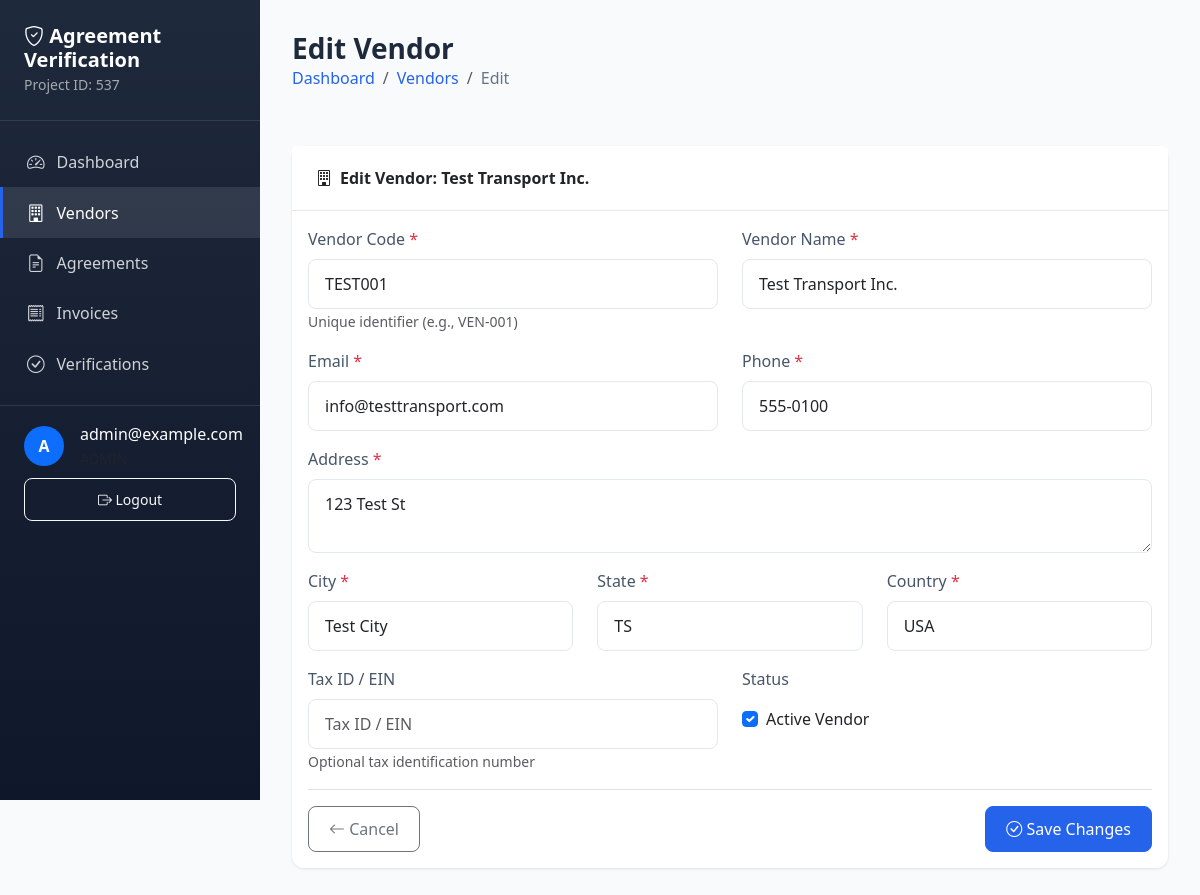
The app's page /app/vendors/1/edit/ (signed in) with its own data.
### apps/users/models/user.py (models this page shows, shortened)
class User(AbstractBaseUser, PermissionsMixin):
    email = models.EmailField(unique=True)
    first_name = models.CharField(max_length=150, blank=True)
    last_name = models.CharField(max_length=150, blank=True)
    role = models.CharField(max_length=20, choices=ROLE_CHOICES, default='VIEWER')
    is_staff = models.BooleanField(default=False)
    is_active = models.BooleanField(default=True)
    date_joined = models.DateTimeField(auto_now_add=True)
    phone_number = models.CharField(max_length=15, blank=True, null=True, verbose_name='Mobile Number')
    gst_number = models.CharField(max_length=15, blank=True, null=True, verbose_name='GST Number')
    pan_number = models.CharField(max_length=10, blank=True, null=True, verbose_name='PAN Number')
    objects = UserManager()
    USERNAME_FIELD = 'email'
    REQUIRED_FIELDS = ['first_name', 'last_name']
    class Meta:
        verbose_name = 'user'
        verbose_name_plural = 'users'

### apps/agreements/models/vendor.py (models this page shows, shortened)
class Vendor(models.Model):
    vendor_code = models.CharField(max_length=50, unique=True)
    name = models.CharField(max_length=255)
    email = models.EmailField()
    phone = models.CharField(max_length=20)
    address = models.TextField()
    city = models.CharField(max_length=100)
    state = models.CharField(max_length=100)
    country = models.CharField(max_length=100, default='USA')
    tax_id = models.CharField(max_length=50, blank=True)
    is_active = models.BooleanField(default=True)
    created_at = models.DateTimeField(auto_now_add=True)
    updated_at = models.DateTimeField(auto_now=True)
    class Meta:
        db_table = 'vendors'
        ordering = ['name']

### apps/agreements/views_crud.py (the view)
# urls.py: path('vendors/<int:pk>/edit/', login_required(views_crud.vendor_update), name='vendor_update'),
@login_required
def vendor_update(request, pk):
    vendor = get_object_or_404(Vendor, pk=pk)
    if request.method == 'POST':
        form = VendorForm(request.POST, instance=vendor)
        if form.is_valid():
            form.save()
            messages.success(request, f'Vendor "{vendor.name}" updated successfully.')
            return redirect('agreements:vendor_detail', pk=vendor.pk)
    else:
        form = VendorForm(instance=vendor)
    context = {
        'page_title': f'Edit Vendor - {vendor.name}',
        'form': form,
        'vendor': vendor,
    }
    return render(request, 'agreements/vendor_form.html', context)

### templates/agreements/vendor_form.html (shortened to what this page needs)
{% extends 'base.html' %}
{% block content %}
<div class="page-header">
    <div>
        <h1>{% if vendor %}Edit Vendor{% else %}Create Vendor{% endif %}</h1>
        <nav aria-label="breadcrumb">
            <ol class="breadcrumb">
                <li class="breadcrumb-item"><a href="{% url 'agreements:dashboard' %}">Dashboard</a></li>
                <li class="breadcrumb-item"><a href="{% url 'agreements:vendor_list' %}">Vendors</a></li>
                <li class="breadcrumb-item active">{% if vendor %}Edit{% else %}Create{% endif %}</li>
            </ol>
        </nav>
    </div>
</div>
<div class="card">
    <div class="card-header">
        <i class="bi bi-building me-2"></i>{% if vendor %}Edit Vendor: {{ vendor.name }}{% else %}New Vendor Information{% endif %}
    </div>
    <div class="card-body">
        <form method="post" enctype="multipart/form-data" novalidate>
            <div class="row">
                <div class="col-md-6">
                    <div class="mb-3">
                        <label class="form-label">Vendor Code <span class="text-danger">*</span></label>
                        {{ form.vendor_code }}
                        <small class="text-muted">Unique identifier (e.g., VEN-001)</small>
                    </div>
                </div>
                <div class="col-md-6">
                    <div class="mb-3">
                        <label class="form-label">Vendor Name <span class="text-danger">*</span></label>
                        {{ form.name }}
                    </div>
                </div>
            </div>
            <div class="row">
                <div class="col-md-6">
                    <div class="mb-3">
                        <label class="form-label">Email <span class="text-danger">*</span></label>
                        {{ form.email }}
                    </div>
                </div>
                <div class="col-md-6">
                    <div class="mb-3">
                        <label class="form-label">Phone <span class="text-danger">*</span></label>
                        {{ form.phone }}
                    </div>
                </div>
            </div>
            <div class="mb-3">
                <label class="form-label">Address <span class="text-danger">*</span></label>
                {{ form.address }}
            </div>
            <div class="row">
                <div class="col-md-4">
                    <div class="mb-3">
                        <label class="form-label">City <span class="text-danger">*</span></label>
                        {{ form.city }}
                    </div>
                </div>
                <div class="col-md-4">
                    <div class="mb-3">
                        <label class="form-label">State <span class="text-danger">*</span></label>
                        {{ form.state }}
                    </div>
                </div>
                <div class="col-md-4">
                    <div class="mb-3">
                        <label class="form-label">Country <span class="text-danger">*</span></label>
                        {{ form.country }}
                    </div>
                </div>
            </div>
            <div class="row">
                <div class="col-md-6">
                    <div class="mb-3">
                        <label class="form-label">Tax ID / EIN</label>
                        {{ form.tax_id }}
                        <small class="text-muted">Optional tax identification number</small>
                    </div>
                </div>
                <div class="col-md-6">
                    <div class="mb-3">
                        <label class="form-label">Status</label>
                        <div class="form-check mt-2">
                            {{ form.is_active }}
                            <label class="form-check-label" for="{{ form.is_active.id_for_label }}">
                                Active Vendor
                            </label>
                        </div>
                    </div>
                </div>
            </div>
            <div class="d-flex justify-content-between align-items-center pt-3 border-top">
                <a href="{% if vendor %}{% url 'agreements:vendor_detail' vendor.pk %}{% else %}{% url 'agreements:vendor_list' %}{% endif %}"
                   class="btn btn-outline-secondary">
                    <i class="bi bi-arrow-left"></i> Cancel
                </a>
                <button type="submit" class="btn btn-primary">
                    <i class="bi bi-check-circle"></i> {% if vendor %}Save Changes{% else %}Create Vendor{% endif %}
                </button>
            </div>
        </form>
    </div>
</div>
{% endblock %}

### templates/base.html (shortened to what this page needs)
<!DOCTYPE html>
<html lang="en">
<head>
    <link href="https://cdn.jsdelivr.net/npm/bootstrap@5.3.2/dist/css/bootstrap.min.css" rel="stylesheet">
    <link href="https://cdn.jsdelivr.net/npm/bootstrap-icons@1.11.1/font/bootstrap-icons.css" rel="stylesheet">
</head>
<body>
    <nav class="sidebar" id="sidebar">
        <div class="sidebar-brand">
            <h5><i class="bi bi-shield-check"></i> Agreement Verification</h5>
            <small>Project ID: 537</small>
        </div>
        <ul class="nav flex-column sidebar-nav">
            <li class="nav-item">
                <a class="nav-link {% if request.resolver_match.url_name == 'dashboard' %}active{% endif %}"
                   href="{% url 'agreements:dashboard' %}">
                    <i class="bi bi-speedometer2"></i> Dashboard
                </a>
            </li>
            <li class="nav-item">
                <a class="nav-link {% if 'vendor' in request.resolver_match.url_name %}active{% endif %}"
                   href="{% url 'agreements:vendor_list' %}">
                    <i class="bi bi-building"></i> Vendors
                </a>
            </li>
            <li class="nav-item">
                <a class="nav-link {% if 'agreement' in request.resolver_match.url_name and 'rate' not in request.resolver_match.url_name %}active{% endif %}"
                   href="{% url 'agreements:agreement_list' %}">
                    <i class="bi bi-file-earmark-text"></i> Agreements
                </a>
            </li>
            <li class="nav-item">
                <a class="nav-link {% if 'invoice' in request.resolver_match.url_name %}active{% endif %}"
                   href="{% url 'agreements:invoice_list' %}">
                    <i class="bi bi-receipt"></i> Invoices
                </a>
            </li>
            <li class="nav-item">
                <a class="nav-link {% if 'verification' in request.resolver_match.url_name %}active{% endif %}"
                   href="{% url 'agreements:verification_list' %}">
                    <i class="bi bi-check-circle"></i> Verifications
                </a>
            </li>
        </ul>
        {% if user.is_authenticated %}
        <div class="sidebar-user">
            <div class="d-flex align-items-center">
                <div class="flex-shrink-0">
                    <div class="bg-primary rounded-circle d-flex align-items-center justify-content-center"
                         style="width: 40px; height: 40px;">
                        <span class="text-white fw-bold">{{ user.email|first|upper }}</span>
                    </div>
                </div>
                <div class="flex-grow-1 ms-3">
                    <div class="text-white">{{ user.email }}</div>
                    <small class="text-muted">{{ user.role }}</small>
                </div>
            </div>
            <a href="/admin/logout/" class="btn btn-outline-light btn-sm w-100 mt-2">
                <i class="bi bi-box-arrow-right"></i> Logout
            </a>
        </div>
        {% endif %}
    </nav>
    <main class="main-content">
        {% block content %}{% endblock %}
    </main>
</body>
</html>

### templates/base.html (style rules this page uses)
:root { --primary-color: #2563eb; --secondary-color: #64748b; --success-color: #10b981; --danger-color: #ef4444; --warning-color: #f59e0b; --info-color: #06b6d4; --sidebar-width: 260px; }
body { font-family: 'Segoe UI', Tahoma, Geneva, Verdana, sans-serif; background-color: #f8fafc; }
.sidebar { width: var(--sidebar-width); height: 100vh; position: fixed; left: 0; top: 0; background: linear-gradient(180deg, #1e293b 0%, #0f172a 100%); color: white; overflow-y: auto; z-index: 1000; transition: transform 0.3s ease; }
.sidebar-brand { padding: 1.5rem; border-bottom: 1px solid rgba(255,255,255,0.1); }
.sidebar-brand h5 { margin: 0; font-weight: 600; color: #fff; }
.sidebar-brand small { color: rgba(255,255,255,0.6); }
.sidebar-nav { padding: 1rem 0; }
.sidebar-nav .nav-link { color: rgba(255,255,255,0.8); padding: 0.75rem 1.5rem; display: flex; align-items: center; transition: all 0.2s; border-left: 3px solid transparent; }
.sidebar-nav .nav-link:hover, .sidebar-nav .nav-link.active { color: #fff; background-color: rgba(255,255,255,0.1); border-left-color: var(--primary-color); }
.sidebar-nav .nav-link i { margin-right: 0.75rem; font-size: 1.1rem; }
.sidebar-user { padding: 1rem 1.5rem; border-top: 1px solid rgba(255,255,255,0.1); margin-top: auto; }
.main-content { margin-left: var(--sidebar-width); padding: 2rem; min-height: 100vh; }
.card { border: none; border-radius: 12px; box-shadow: 0 1px 3px rgba(0,0,0,0.1); transition: box-shadow 0.3s ease; }
.card-header { background-color: #fff; border-bottom: 1px solid #e2e8f0; padding: 1.25rem 1.5rem; font-weight: 600; }
.btn { border-radius: 8px; padding: 0.625rem 1.25rem; font-weight: 500; transition: all 0.2s; }
.btn-primary { background-color: var(--primary-color); border-color: var(--primary-color); }
.form-control, .form-select { border-radius: 8px; border: 1px solid #e2e8f0; padding: 0.75rem 1rem; }
.form-label { font-weight: 500; color: #475569; margin-bottom: 0.5rem; }
.breadcrumb { background-color: transparent; padding: 0; margin-bottom: 1.5rem; }
.breadcrumb-item a { color: var(--primary-color); text-decoration: none; }
.breadcrumb-item.active { color: var(--secondary-color); }
.page-header { display: flex; justify-content: space-between; align-items: center; margin-bottom: 2rem; }
.page-header h1 { margin: 0; font-size: 1.75rem; font-weight: 600; color: #1e293b; }

### records on screen
User: email|first "A", email "admin@example.com"
Vendor: name "Test Transport Inc.", vendor_code "TEST001", email "info@testtransport.com", phone "555-0100", address "123 Test St", city "Test City", state "TS", country "USA", is_active "☑"
